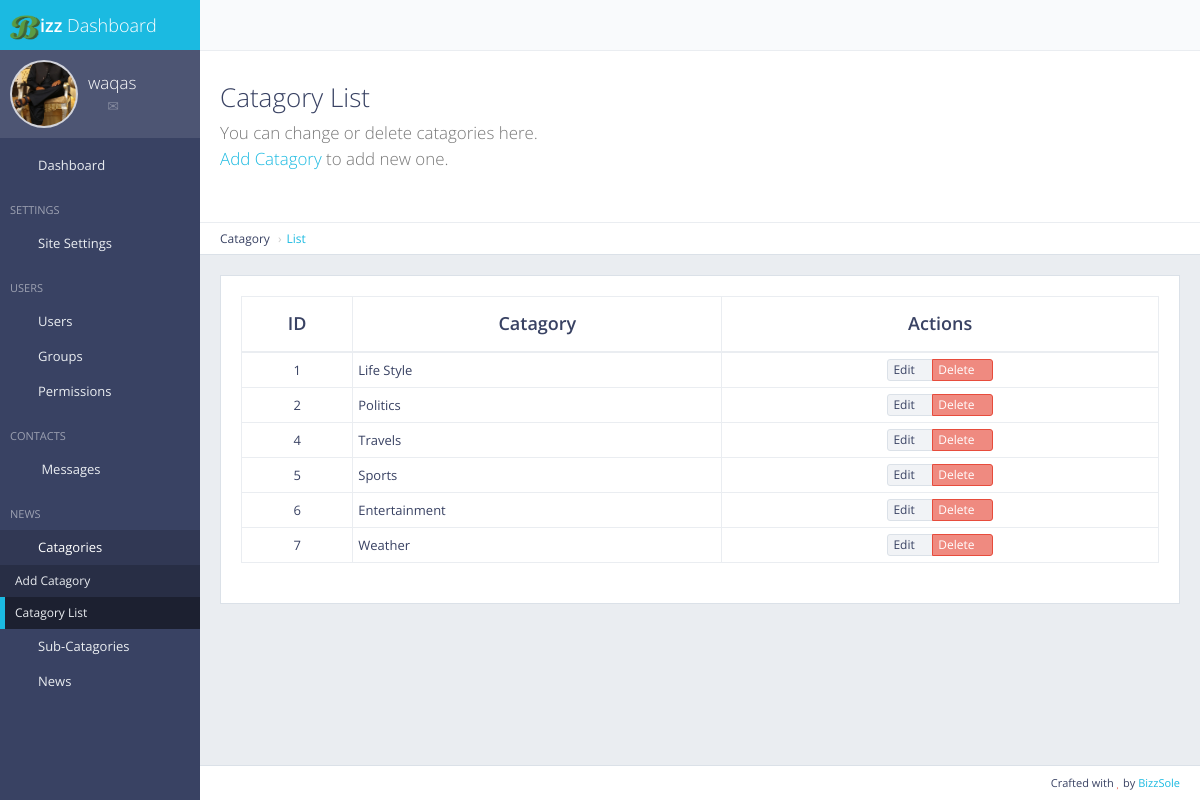
The app's page /panel/catagory/list (signed in) with its own data.
### usermanager/models.py (models this page shows, shortened)
class Usermanager(models.Model):
    class Userstatus(models.TextChoices):
        Active = 'Active'
        Inactive = 'Inactive'
    username = models.CharField(max_length=50)
    user_firstname = models.CharField(max_length=30)
    user_lastname = models.CharField(max_length=30)
    user_email = models.EmailField()
    user_contact = models.CharField(max_length=50)
    user_biography = models.TextField()
    user_address = models.TextField()
    user_doj = models.DateTimeField(default=datetime.now)
    user_image = models.ImageField(upload_to='pics', default='media/pics/avatar.jpg')
    user_status = models.CharField(max_length=8, choices=Userstatus.choices, default=Userstatus.Active)
    user_posts = models.IntegerField(default=0)

### catagory/models.py (models this page shows, shortened)
class Catagory(models.Model):
    catagory = models.CharField(max_length=50)
    news_count = models.IntegerField(default=0)

### catagory/views.py (the view)
# urls.py: path('panel/catagory/list', views.catagory_list, name='catagory_list'),
def catagory_list(request):
    if not request.user.is_authenticated:
        return redirect('mylogin')
    catagory = Catagory.objects.all
    return render(request, 'catagory_list.html', {
        'site_name':site_name,
        'catagory' : catagory,
        'site_icon':site_icon,
        'unread_contacts':unread_contacts,
        'user_name':request.user.username,
        'activeuser':Usermanager.objects.filter(username=request.user.username)
        })

### main/templatetags/access_permission.py (called while the page is built)
@register.filter(name='has_group')
def has_group(user, group_name):
    return user.groups.filter(name=group_name).exists()

### templates/catagory_list.html (shortened to what this page needs)
{% extends 'panelmaster.html' %}
{% load static %}
{% block mainblock %}
<div class="content-header">
    <div class="header-section">
        <h1>
            <i class="fa fa-table"></i>Catagory List<br><small>You can change or delete catagories here.<p><a href="/panel/catagory/add">Add Catagory</a> to add new one.</p></small>
        </h1>
    </div>
</div>
<ul class="breadcrumb breadcrumb-top">
    <li>Catagory</li>
    <li><a href="">List</a></li>
</ul>
<div class="block full">
    <div class="table-responsive">
        <table id="example-datatable" class="table table-vcenter table-condensed table-bordered">
            <thead>
                <tr>
                    <th class="text-center">ID</th>
                    <th class="text-center">Catagory</th>
                    <th class="text-center">Actions</th>
                </tr>
            </thead>
            <tbody>
                {% for catagory in catagory %}
                <tr>
                    <td class="text-center">{{catagory.pk}}</td>
                    <td>{{catagory.catagory}}</td>
                    <td class="text-center">
                        <div class="btn-group">
                            <a href="{% url 'catagory_edit' pk=catagory.pk %}" data-toggle="tooltip" title="Edit" class="btn btn-xs btn-default">Edit <i class="fa fa-pencil"></i></a>
                            <a href="{% url 'delete_catagory' pk=catagory.pk %}" data-toggle="tooltip" title="Delete" class="btn btn-xs btn-danger">Delete <i class="fa fa-times"></i></a>
                        </div>
                    </td>
                </tr>
                {% endfor %}
            </tbody>
        </table>
    </div>
</div>
{% endblock %}

### templates/panelmaster.html (shortened to what this page needs)
{% load static %}
{% load access_permission %}
<!DOCTYPE html>
 <html class="no-js" lang="en">
    <head>
        <link rel="stylesheet" href="{% static 'panel/css/bootstrap.min.css' %}">
        <link rel="stylesheet" href="{% static 'panel/css/plugins.css' %}">
        <link rel="stylesheet" href="{% static 'panel/css/main.css' %}">
        <link rel="stylesheet" href="{% static 'panel/css/themes.css' %}">
    </head>
    <body>
        <div id="page-wrapper">
            <div id="page-container" class="sidebar-partial sidebar-visible-lg sidebar-no-animations">
                <div id="sidebar">
                    <div id="sidebar-scroll">
                        <div class="sidebar-content">
                            <a href="" class="sidebar-brand">
                                <img style="width:30px; height:25px;" src="{{site_icon.url}}" alt="Bizz"></i><span class="sidebar-nav-mini-hide"><strong>izz </strong>Dashboard</span>
                            </a>
                            <div class="sidebar-section sidebar-user clearfix sidebar-nav-mini-hide">
                                <div class="sidebar-user-avatar">
                                    <a href="#">
                                        {% for activeuser in activeuser %}
                                        <img style="object-fit:cover;" src="{{activeuser.user_image.url}}" alt="user image">
                                        {% endfor %}
                                    </a>
                                </div>
                                <div class="sidebar-user-name">{{user_name}}</div>
                                <div class="sidebar-user-links">
                                    <a href="page_ready_user_profile.html" data-toggle="tooltip" data-placement="bottom" title="Profile"><i class="gi gi-user"></i></a>
                                    <a href="page_ready_inbox.html" data-toggle="tooltip" data-placement="bottom" title="Messages"><i class="gi gi-envelope"></i></a>
                                    <a href="javascript:void(0)" class="enable-tooltip" data-placement="bottom" title="Settings" onclick="$('#modal-user-settings').modal('show');"><i class="gi gi-cogwheel"></i></a>
                                    <a href="/login" data-toggle="tooltip" data-placement="bottom" title="Logout"><i class="gi gi-exit"></i></a>
                                </div>
                            </div>
                            <ul class="sidebar-nav">
                                <li>
                                    <a id="dashboard" href="/panel/"><i class="gi gi-stopwatch sidebar-nav-icon"></i><span class="sidebar-nav-mini-hide">Dashboard</span></a>
                                </li>
                                {% if request.user|has_group:'Super User' %}
                                <li class="sidebar-header">
                                    <span class="sidebar-header-title">Settings</span>
                                </li>
                                <li>
                                    <a id="site_settings" href="/panel/settings"><i class="gi gi-show_big_thumbnails sidebar-nav-icon"></i><span>Site Settings</span></a>
                                </li>
                                {% endif %}
                                {% if request.user|has_group:'Super User' %}
                                <li class="sidebar-header">
                                    <span class="sidebar-header-title">Users</span>
                                </li>
                                <li>
                                    <a id="user_list" href="/panel/users/list"><i class="gi gi-show_big_thumbnails sidebar-nav-icon"></i><span>Users</span></a>
                                </li>
                                <li>
                                    <a id="user_group" href="/panel/users/groups"><i class="gi gi-show_big_thumbnails sidebar-nav-icon"></i><span>Groups</span></a>
                                </li>
                                <li>
                                    <a id="permissions" href="/panel/users/permissions"><i class="gi gi-show_big_thumbnails sidebar-nav-icon"></i><span>Permissions</span></a>
                                </li>
                                {% endif %}
                                {% if request.user|has_group:'Super User' %}
                                <li class="sidebar-header">
                                    <span class="sidebar-header-title">Contacts</span>
                                </li>
                                <li>
                                    <a id="messages" href="/contact/list"><i class="gi gi-show_big_thumbnails sidebar-nav-icon"></i>
                                    {% if unread_contacts == 0 %}
                                    <span>Messages</span></a>
                                    {% else %}
                                    <span>Messages</span>
                                    <span class="label label-info">{{unread_contacts}}</span></a>
                                    {% endif %}
                                </li>
                                {% endif %}
                                <li class="sidebar-header">
                                    <span class="sidebar-header-title">News</span>
                                </li>
                                {% if request.user|has_group:'Super User' %}
                                <li id="catagory">
                                    <a href="#" class="sidebar-nav-menu"><i class="fa fa-angle-left sidebar-nav-indicator sidebar-nav-mini-hide"></i><i class="gi gi-show_big_thumbnails sidebar-nav-icon"></i><span class="sidebar-nav-mini-hide">Catagories</span></a>
                                    <ul>
                                        <li>
                                            <a id="add_catagory" href="/panel/catagory/add">Add Catagory</a>
                                        </li>
                                        <li>
                                            <a id="catagory_list" href="/panel/catagory/list">Catagory List</a>
                                        </li>
                                    </ul>
                                </li>
                                {% endif %}
                                {% if request.user|has_group:'Super User' %}
                                <li id="subcatagory">
                                    <a href="#" class="sidebar-nav-menu"><i class="fa fa-angle-left sidebar-nav-indicator sidebar-nav-mini-hide"></i><i class="gi gi-show_big_thumbnails sidebar-nav-icon"></i><span class="sidebar-nav-mini-hide">Sub-Catagories</span></a>
                                </li>
                                {% endif %}
                                <li id="news">
                                    <a href="#" class="sidebar-nav-menu"><i class="fa fa-angle-left sidebar-nav-indicator sidebar-nav-mini-hide"></i><i class="gi gi-show_big_thumbnails sidebar-nav-icon"></i><span class="sidebar-nav-mini-hide">News</span></a>
                                </li>
                            </ul>
                        </div>
                    </div>
                </div>
                <div id="main-container">
                    <header class="navbar navbar-default">
                        <ul class="nav navbar-nav-custom">
                            <li>
                                <a href="javascript:void(0)" onclick="App.sidebar('toggle-sidebar');this.blur();">
                                    <i class="fa fa-bars fa-fw"></i>
                                </a>
                            </li>
                            <li class="dropdown">
                                <a href="javascript:void(0)" class="dropdown-toggle" data-toggle="dropdown">
                                    <i class="gi gi-settings"></i>
                                </a>
                            </li>
                        </ul>
                    </header>
                    <div id="page-content">
                        {% block mainblock %}
                        {% endblock %}
                    </div>
                    <footer class="clearfix">
                        <div class="pull-right">
                            Crafted with <i class="fa fa-heart text-danger"></i> by <a href="https://bizzsole.com" target="_blank">BizzSole</a>
                        </div>
                    </footer>
                </div>
            </div>
        </div>
    </body>
</html>

### records on screen
Usermanager: user_image (picture)
Catagory: pk "1", catagory "Life Style"
Catagory: pk "2", catagory "Politics"
Catagory: pk "4", catagory "Travels"
Catagory: pk "5", catagory "Sports"
Catagory: pk "6", catagory "Entertainment"
Catagory: pk "7", catagory "Weather"

### other values on screen
{{ user_name }} "waqas"
